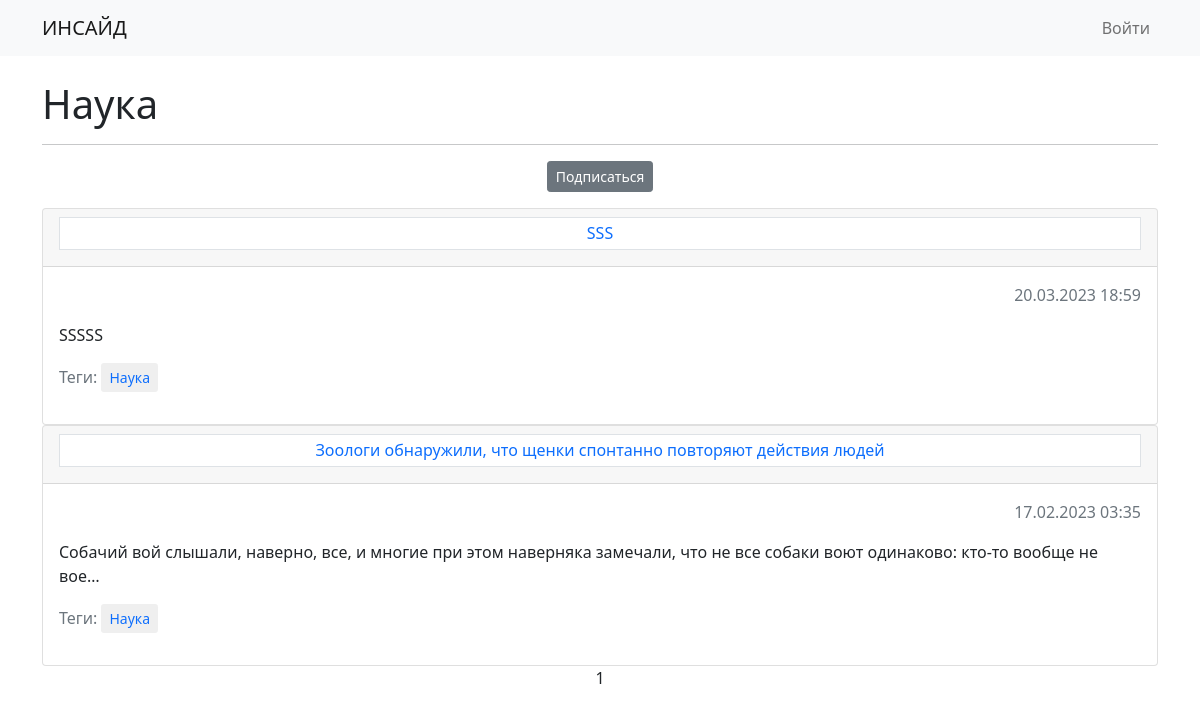
Before: /news/categories/4 with the older database file.
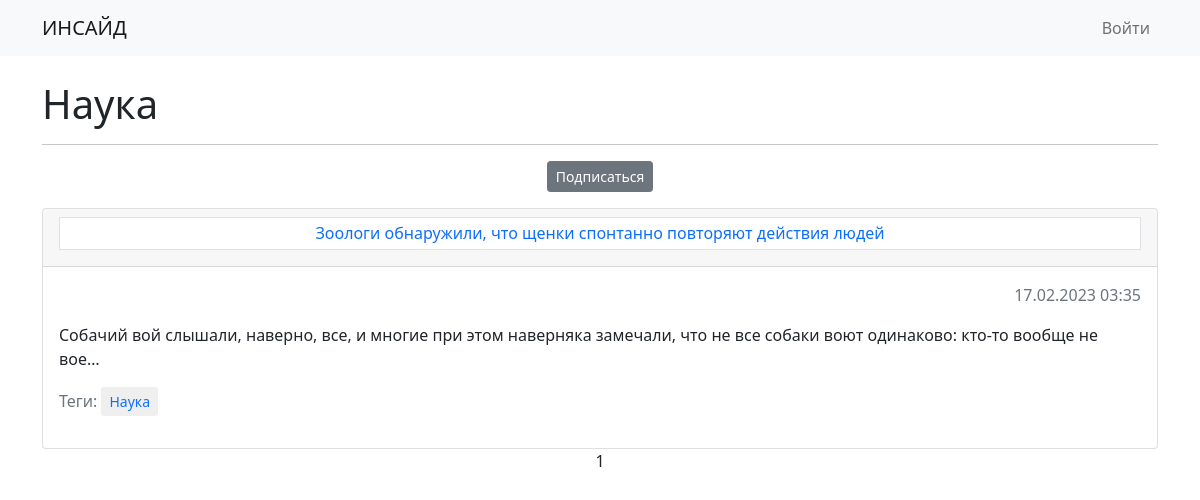
After: the same page with the newer database file.
### news/models.py (models this page shows, shortened)
class Post(models.Model):
    POST_TYPES = (
        ('N', 'Новость'),
        ('A', 'Статья'),
    )
    post_type = models.CharField(max_length=1, choices=POST_TYPES, verbose_name='Тип новости')
    headline = models.CharField(max_length=255, verbose_name='Заголовок')
    body_text = models.TextField(verbose_name='Текст')
    pub_date = models.DateTimeField(auto_now_add=True, verbose_name='Дата публикации')
    author = models.ForeignKey(Author, on_delete=models.CASCADE, verbose_name='Автор')
    category = models.ManyToManyField(Category, through='PostCategory', verbose_name='Категория')
    rating = models.IntegerField(default=0, verbose_name='Рейтинг')
    class Meta:
        verbose_name = 'Публикация'
        verbose_name_plural = 'Публикации'
    def preview(self):
        return f'{self.body_text[0:124]}...'
    preview.short_description = 'Превью'
    def display_category(self):
        return ', '.join([category.name for category in self.category.all()[:3]])
    display_category.short_description = 'Категория'

class Category(models.Model):
    name = models.CharField(max_length=50, unique=True, verbose_name='Название категории')
    subscribers = models.ManyToManyField(User, blank=True, null=True, related_name='categories')
    class Meta:
        verbose_name = 'Категория'
        verbose_name_plural = 'Категории'
    def __str__(self):
        return self.name

### news/views.py (the view)
# urls.py: path('categories/<int:pk>', CategoryListView.as_view(), name='category-list'),
class CategoryListView(NewsList):
    model = Post
    template_name = 'category_list.html'
    context_object_name = 'category_news_list'
    def get_queryset(self):
        self.category = get_object_or_404(Category, id=self.kwargs['pk'])
        queryset = Post.objects.filter(category=self.category).order_by('-pub_date')
        return queryset
    def get_context_data(self, **kwargs):
        context = super().get_context_data(**kwargs)
        context['is_not_subscriber'] = self.request.user not in self.category.subscribers.all()
        context['category'] = self.category
        return context

### news/censor.py (called while the page is built)
def censor_list():
    cens_list = []
    for i in _list:
        cens_list.append(i[1])
    return cens_list

### news/templatetags/custom_filters.py (called while the page is built)
@register.filter()
def censor(text):
    for word in text.split():
        if word in censor_list():
            text = text.replace(word, f'{word[0]}{"*"*(len(word)-1)}')
    return text

### news/views.py (called while the page is built)
    def get_context_data(self, **kwargs):
        context = super().get_context_data(**kwargs)
        context['categories'] = Category.objects.all()
        return context

### templates/category_list.html (shortened to what this page needs)
{% extends 'flatpages/default.html' %}
{% load custom_filters %}
{% load custom_tags %}
{% block content %}
    <br>
    <h1>{{category.name}}</h1>
    <hr>
    {% if is_not_subscriber %}
        <p class="text-center"><a href="{% url 'subscribe' pk=category.id %}" class="btn btn-secondary btn-sm">Подписаться</a></p>
    {% else %}
        <p class="text-center"><a href="{% url 'unsubscribe' pk=category.id %}" class="btn btn-secondary btn-sm">Отписаться</a></p>
    {% endif %}
    {% if category_news_list %}
        {% for post in category_news_list %}
            <div class="card">
                <div class="card-header">
                    <h6 class="card-title">
                        <a class="page-link text-center" href="{% url 'news-detail' pk=post.id %}">{{ post.headline }}</a>
                    </h6>
                </div>
                <div class="card-body">
                    <p class="text-secondary text-end">{{ post.pub_date|date:"d.m.Y" }} {{ post.pub_date|time:"H:i" }}</p>
                    <p class="text-start">{{ post.body_text|censor|truncatechars:128|linebreaks }}</p>
                    <p class="text-secondary">Теги:
                        {% for category in post.category.all %}
                            <button class="btn-sm border-0">
                                <a class="text-decoration-none" href="{% url 'category-list' pk=category.id %}">{{ category }}</a>
                            </button>
                        {% endfor %}
                    </p>
                </div>
            </div>
        {% endfor %}
    {% else %}
        <h3>В этой категории новостей нет</h3>
    {% endif %}
    <div class="pagination-sm text-center">
    {{ page_obj.number }}
    </div>
{% endblock content %}

Changed rows visible on the page:
removed Post: headline "SSS", pub_date "20.03.2023", pub_date "18:59", body_text|censor "SSSSS", Category (name "Наука")
